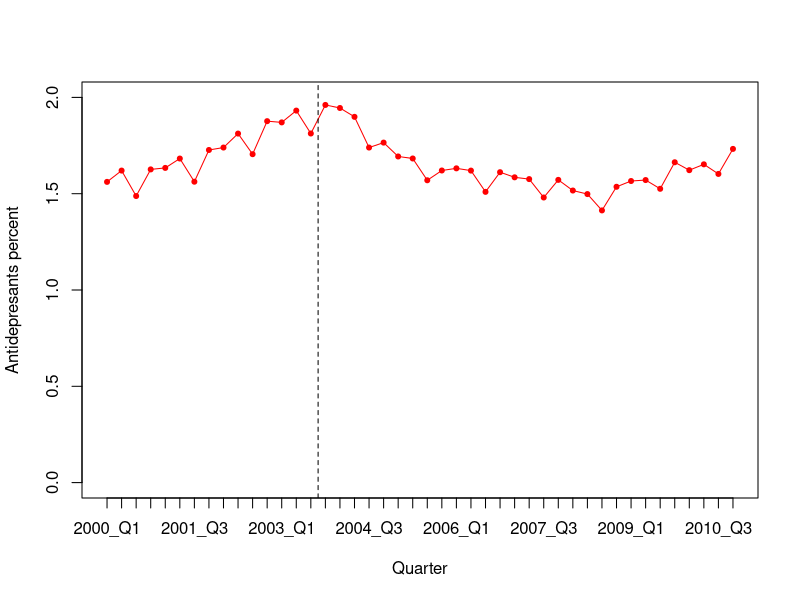
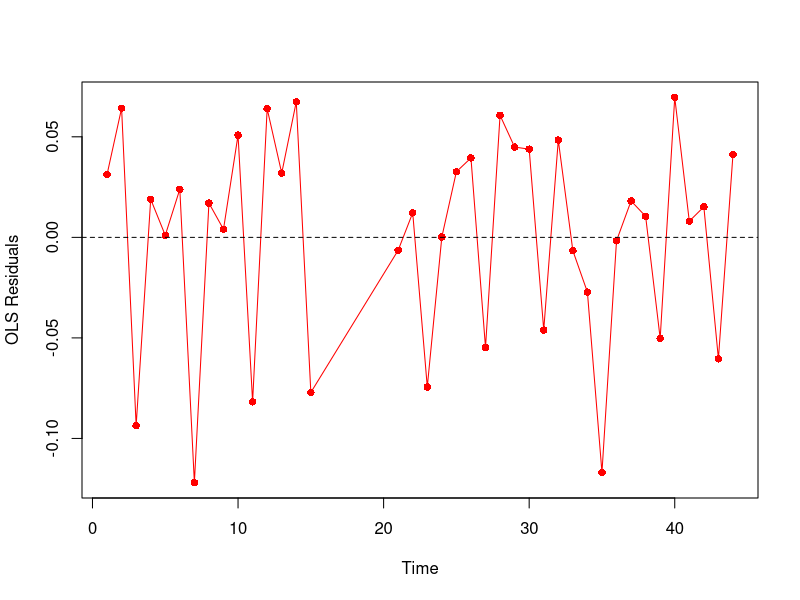
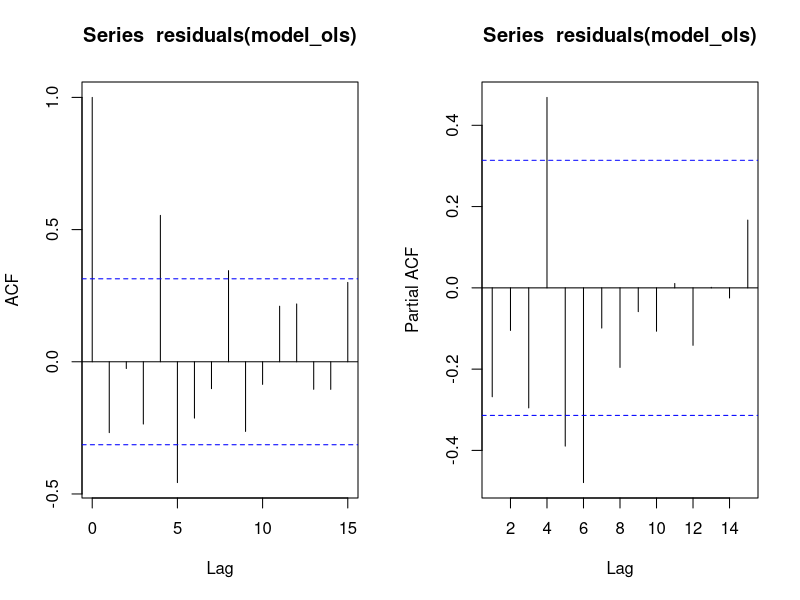
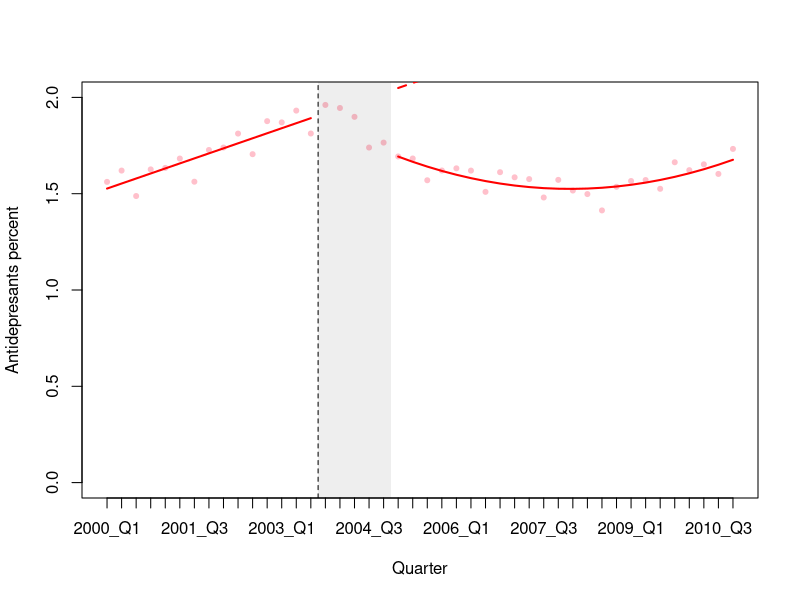

R code for these plots, in order:
###################################
# Load the necessary libraries
###################################

library(nlme)
library(car)


########################
# Read in the dataset
########################

# Two options: either use "import dataset" in RStudio, or use read.csv
data <- read.csv("antidepressants_youth.csv",header=T)
data$trend_sq <- data$trend^2
    
########################
# Initial Plot
########################

# Plot outcome variable versus time
plot(data$time,data$ad_perc,
     ylab="Antidepresants percent",
     ylim=c(0,2),
     xlab="Quarter",
     type="l",
     col="red",
     xaxt="n")

# Add x-axis quarter labels
axis(1, at=1:44, labels=data$quarter)

# Add in the points for the figure
points(data$time,data$ad_perc,
       col="red",
       pch=20)

# Label the upstream dam build
abline(v=15.5,lty=2)


#########################
# Create New Dataset
#########################

# Make a vector of the rows we want to include
include <- c(1:15,21:44)

# Duplicate these rows into a new dataset
data_pi <- data[include,]

# Correct the trend variable in the new dataset
data_pi$trend[16:39] <- data_pi$trend[16:39] - 5
data_pi$trend_sq <- data_pi$trend^2

########################
# Modeling
########################

# A preliminary OLS regression
model_ols <- lm(ad_perc ~ time + level + trend + trend_sq, data=data_pi)
summary(model_ols)


################################
# Assessing Autocorrelation
################################

# Durbin-watson test, 12 time periods
dwt(model_ols,max.lag=12,alternative="two.sided")

# Graph the residuals from the OLS regression to check for serially correlated errors
plot(data_pi$time,
     residuals(model_ols),
     type='o',
     pch=16,
     xlab='Time',
     ylab='OLS Residuals',
     col="red")
abline(h=0,lty=2)

# Plot ACF and PACF
# Set plotting to two records on one page
par(mfrow=c(1,2))

# Produce plots
acf(residuals(model_ols))
acf(residuals(model_ols),type='partial')
# Note decay in ACF, significant spike at 4 in PACF, model p=4

# Reset the plot
par(mfrow=c(1,1))


########################
# Modeling
########################

# Fit the GLS regression model
model_p5 <- gls(ad_perc ~ time + level + trend + trend_sq,
                data=data_pi,
                correlation=corARMA(p=5,form=~time),
                method="ML")
summary(model_p5)


########################
# Plot results
#########################

# Produce the plot, first plotting the raw data points
plot(data$time,data$ad_perc,
     ylim=c(0,2),
     ylab="Antidepresants percent",
     xlab="Quarter",
     pch=20,
     col="pink",
     xaxt="n")

# Add x axis with dates
axis(1, at=1:44, labels=data$quarter)

# Add line indicating upstream dam
abline(v=15.5,lty=2)

# Plot the first line segment
lines(data$time[1:15], fitted(model_p5)[1:15], col="red",lwd=2)

# Plot the second line segment
lines(data$time[21:44], fitted(model_p5)[16:39], col="red",lwd=2)

# And the counterfactual
segments(21, model_p5$coef[1]+model_p5$coef[2]*21,
         44, model_p5$coef[1]+model_p5$coef[2]*44,
         lty=2, lwd=2, col='red')

# Add a box to show phase-in period
rect(15.5,-500,20.5,5000 , border = NA, col= '#00000011')


##############################################
# Predict absolute and relative changes
##############################################

# NOTE When calculating changes for a time  series with phase-in period select the ordinal number from 
# the smaller dataset for the predicted value, and the ordinal number from the whole dataset for the counterfactual
# Eg. ordinal 23 for the PRED value calculation because we removed 5 timeframes for the phase in period,
# and 28 for the CFAC value caluculation


# Predicted value at 6 quarters after the change
pred <- fitted(model_p5)[23]

# Estimate the counterfactual at the same time point
cfac <- model_p5$coef[1] + model_p5$coef[2]*28

# Absolute change at 25 years
pred - cfac
# Relative change at 25 years
(pred - cfac) / cfac


# END



